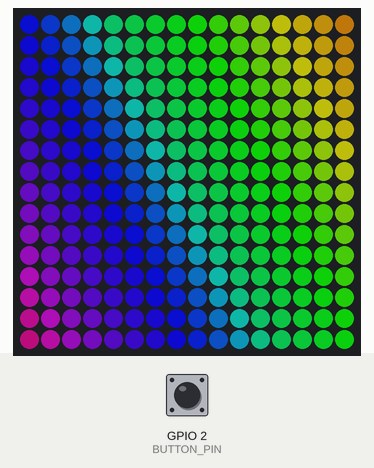
Recording of a program running on a simulated ESP32. Shown: 16×16 RGB LED matrix (first LED top left, wired row by row). Inputs (shaded band) come from the test bench; at power-on: GPIO 2 (BUTTON_PIN) HIGH. Dim RGB values are drawn brighter than linear; random numbers use the default seed unless the program sets one.

Above: at 1.3 s.
1.4 s: GPIO 2 (BUTTON_PIN) pulled LOW for 0.15 s
At 1.67 s:
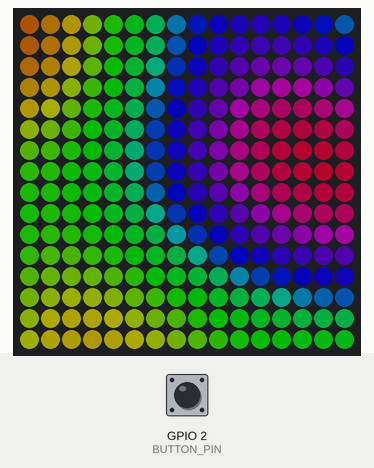
2.1 s: GPIO 2 (BUTTON_PIN) pulled LOW for 1 s
At 3.3 s:
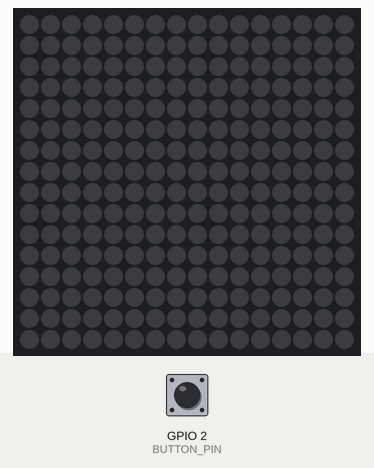
3.7 s: GPIO 2 (BUTTON_PIN) pulled LOW for 0.15 s
At 4.4 s:
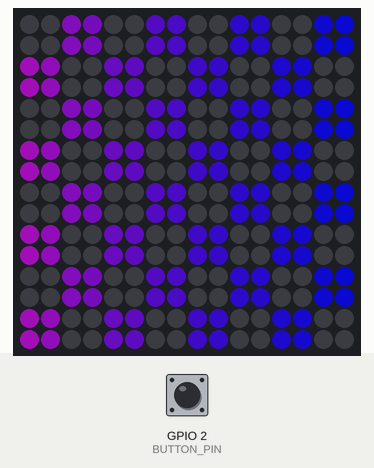
6.5 s: GPIO 2 (BUTTON_PIN) pulled LOW for 3.2 s
At 6.71 s:
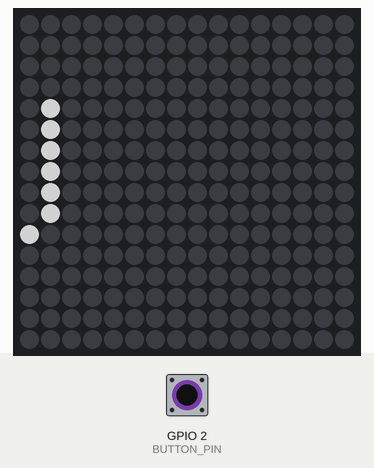
10.3 s: GPIO 2 (BUTTON_PIN) pulled LOW for 0.15 s
11.0 s: GPIO 2 (BUTTON_PIN) pulled LOW for 1 s
At 13.32 s:
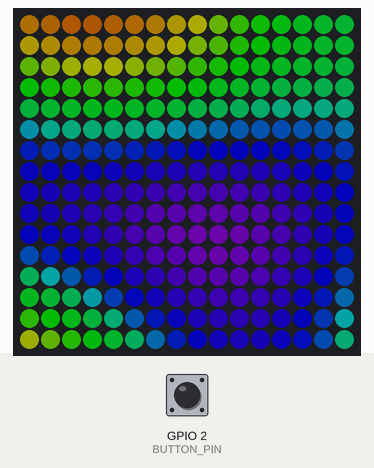

The program:

main.cpp
```cpp
#include <Arduino.h>
// Matriz 16x16 WS2812 con ESP32 (FastLED)
// Data: GPIO4 por defecto. Cambia según tu conexión.

#include <FastLED.h>

#define MATRIX_WIDTH 16
#define MATRIX_HEIGHT 16
#define NUM_LEDS (MATRIX_WIDTH * MATRIX_HEIGHT)
#define DATA_PIN 4        // pin de datos al primer LED
#define BUTTON_PIN 2      // cambiar si usas diferente
#define BRIGHTNESS 120    // reducción para no sobrecargar la fuente

CRGB leds[NUM_LEDS];

// --- Configuración de modos / botones
volatile uint8_t mode = 0;
const uint8_t MODES = 5;
unsigned long lastButtonMillis = 0;
const unsigned long debounce = 200;

// --- Variables de control de modos (para reiniciar estado al cambiar de modo)
uint8_t prevMode = 255;
bool showHolaDone = false;

// --- Mapeo XY para matriz serpentina (zig-zag)
inline uint16_t XY(uint8_t x, uint8_t y){
  if(x >= MATRIX_WIDTH || y >= MATRIX_HEIGHT) return 0;
  if(y % 2 == 0) {
    // filas pares: izquierda -> derecha
    return (y * MATRIX_WIDTH) + (MATRIX_WIDTH - 1 - x);
  } else {
    // filas impares: derecha -> izquierda
    return (y * MATRIX_WIDTH) + x;
  }
}

// ----------------- Fuente 5x7 (mapa de bytes por carácter) -----------------
// Cada carácter tiene 5 columnas (cada byte = 7 bits vertical, LSB = top row).
// Fuente estándar simplificada (A-Z + espacio).
const uint8_t font5x7[][5] = {
  // A
  {0x7C,0x12,0x11,0x12,0x7C}, // A
  {0x7F,0x49,0x49,0x49,0x36}, // B
  {0x3E,0x41,0x41,0x41,0x22}, // C
  {0x7F,0x41,0x41,0x22,0x1C}, // D
  {0x7F,0x49,0x49,0x49,0x41}, // E
  {0x7F,0x09,0x09,0x09,0x01}, // F
  {0x3E,0x41,0x49,0x49,0x7A}, // G
  {0x7F,0x08,0x08,0x08,0x7F}, // H
  {0x00,0x41,0x7F,0x41,0x00}, // I
  {0x20,0x40,0x41,0x3F,0x01}, // J
  {0x7F,0x08,0x14,0x22,0x41}, // K
  {0x7F,0x40,0x40,0x40,0x40}, // L
  {0x7F,0x02,0x0C,0x02,0x7F}, // M
  {0x7F,0x04,0x08,0x10,0x7F}, // N
  {0x3E,0x41,0x41,0x41,0x3E}, // O
  {0x7F,0x09,0x09,0x09,0x06}, // P
  {0x3E,0x41,0x51,0x21,0x5E}, // Q
  {0x7F,0x09,0x19,0x29,0x46}, // R
  {0x46,0x49,0x49,0x49,0x31}, // S
  {0x01,0x01,0x7F,0x01,0x01}, // T
  {0x3F,0x40,0x40,0x40,0x3F}, // U
  {0x1F,0x20,0x40,0x20,0x1F}, // V
  {0x3F,0x40,0x38,0x40,0x3F}, // W
  {0x63,0x14,0x08,0x14,0x63}, // X
  {0x07,0x08,0x70,0x08,0x07}, // Y
  {0x61,0x51,0x49,0x45,0x43}, // Z
  {0x00,0x00,0x00,0x00,0x00}  // espacio (index 26)
};
// helpers para índice del caracter
inline int fontIndex(char c){
  if(c >= 'A' && c <= 'Z') return c - 'A';
  if(c == ' ') return 26;
  // si no reconocido, devolver espacio
  return 26;
}

// --- Efectos originales (sin tocar mucho)
void rainbowChase(uint8_t wait){
  static uint8_t startHue = 0;
  for(uint8_t y=0;y<MATRIX_HEIGHT;y++){
    for(uint8_t x=0;x<MATRIX_WIDTH;x++){
      uint16_t i = XY(x,y);
      uint8_t hue = startHue + (x*8) + (y*4);
      leds[i] = CHSV(hue, 200, 255);
    }
  }
  startHue += 1;
  FastLED.show();
  delay(wait);
}

void plasma(uint8_t t){
  static uint16_t count = 0;
  for(uint8_t y=0;y<MATRIX_HEIGHT;y++){
    for(uint8_t x=0;x<MATRIX_WIDTH;x++){
      float v = sinf((x+count)/4.0f) + sinf((y-count)/3.0f) + sinf((x+y+count)/5.0f);
      uint8_t hue = (uint8_t)map((int)((v+3.0f)*40.0f), 0, 240, 0, 255);
      leds[XY(x,y)] = CHSV(hue, 220, 200);
    }
  }
  count += t;
  FastLED.show();
  delay(20);
}

void fireworks(){
  static CRGB fade[NUM_LEDS];
  // decay: 250 es rápido, 200 es más lento (más fácil de ver)
  const uint8_t decay = 200;
  for(int i=0;i<NUM_LEDS;i++){
    fade[i].nscale8(decay); // reduce brillo de cada frame
  }

  // frecuencia de nuevas explosiones: 0..spawnRate-1, si ==0 -> explota
  const int spawnRate = 20; // prueba con 20 (más frecuente). Pon 5 para muchas.
  if(random(0, spawnRate) == 0){
    int cx = random(2, MATRIX_WIDTH - 2);
    int cy = random(2, MATRIX_HEIGHT - 2);
    CRGB color = CHSV(random8(), 255, 255);
    for(int dx = -2; dx <= 2; dx++){
      for(int dy = -2; dy <= 2; dy++){
        int x = cx + dx;
        int y = cy + dy;
        if(x >= 0 && x < MATRIX_WIDTH && y >= 0 && y < MATRIX_HEIGHT){
          float dist = sqrtf((float)(dx*dx + dy*dy));
          int bright = 255 - int(dist * 90.0f);
          if(bright > 0){
            // CORRECCIÓN: crear copia escalada y luego sumar
            CRGB scaled = color;
            scaled.nscale8((uint8_t)bright);
            fade[XY(x,y)] += scaled;
          }
        }
      }
    }
  }

  // copiar el buffer de fade a la salida y mostrar
  for(int i=0;i<NUM_LEDS;i++) leds[i] = fade[i];
  FastLED.show();
  delay(35);
}


void checkerboard(uint8_t t){
  for(uint8_t y=0;y<MATRIX_HEIGHT;y++){
    for(uint8_t x=0;x<MATRIX_WIDTH;x++){
      bool on = ((x/2 + y/2 + (t/10)) % 2) == 0;
      uint16_t idx = XY(x,y);
      if(on){
        leds[idx] = CHSV( (uint8_t)(160 + (x*3)), 200, 255 );
      } else {
        leds[idx] = CRGB::Black;
      }
    }
  }
  FastLED.show();
  delay(40);
}

// ----------------- Funciones de texto y scroll -----------------

// Limpiar matriz
void clearMatrix(){
  for(int i=0;i<NUM_LEDS;i++) leds[i] = CRGB::Black;
}

// Dibuja un solo pixel (si está en rango)
inline void drawPixelSafe(int x, int y, CRGB color){
  if(x < 0 || x >= MATRIX_WIDTH || y < 0 || y >= MATRIX_HEIGHT) return;
  leds[XY(x,y)] = color;
}

// Dibuja texto en una posición X (sin scroll), usando la fuente 5x7.
// x0 puede ser negativo para dibujar parcialmente.
void drawTextAt(int x0, const char* text, CRGB color){
  int x = x0;
  for(size_t i=0; text[i] != '\0'; ++i){
    char c = text[i];
    if(c >= 'a' && c <= 'z') c = c - 'a' + 'A'; // convertir a mayúsculas
    int idx = fontIndex(c);
    const uint8_t *glyph = font5x7[idx];
    // 5 columnas por caracter
    for(int col=0; col<5; ++col){
      uint8_t columnBits = glyph[col];
      for(int row=0; row<7; ++row){
        if(columnBits & (1<<row)){
          // centrar verticalmente (altura 7 => empezar en (16-7)/2 = 4)
          int y = row + (MATRIX_HEIGHT - 7)/2;
          drawPixelSafe(x + col, y, color);
        }
      }
    }
    x += 6; // 5 columnas + 1 columna de espacio
  }
}

// Crea un buffer de columnas para un texto y hace scroll de derecha a izquierda.
// speed = delay en ms por paso; color = CHSV/CRGB mezcla.
void scrollMessage(const char* text, uint8_t speed, CHSV colorHSV){
  // Construir buffer dinámico de columnas (vector simple con new/delete)
  // ancho_total = (len * 5) + (len * 1)  => len*6
  int len = strlen(text);
  int totalCols = len * 6;
  uint8_t *cols = (uint8_t*)malloc(totalCols);
  if(!cols) return; // si falla la memoria, salir graciosamente
  int colIdx = 0;
  for(int i=0;i<len;i++){
    char c = text[i];
    if(c >= 'a' && c <= 'z') c = c - 'a' + 'A';
    int fi = fontIndex(c);
    const uint8_t *g = font5x7[fi];
    for(int ccol=0; ccol<5; ++ccol){
      cols[colIdx++] = g[ccol];
    }
    cols[colIdx++] = 0x00; // columna de espacio entre caracteres
  }

  // Scroll: desde offset 0 (todo a derecha) hasta totalCols + MATRIX_WIDTH para pasar fuera.
  int scrollRange = totalCols + MATRIX_WIDTH;
  for(int off = 0; off < scrollRange; ++off){
    clearMatrix();
    // para cada columna visible en la matriz (x de 0..MATRIX_WIDTH-1)
    for(int x=0; x < MATRIX_WIDTH; ++x){
      int sourceCol = off + x - MATRIX_WIDTH; // cuando sourceCol < 0 => vacío
      if(sourceCol >= 0 && sourceCol < totalCols){
        uint8_t columnBits = cols[sourceCol];
        for(int row=0; row<7; ++row){
          if(columnBits & (1<<row)){
            int y = row + (MATRIX_HEIGHT - 7)/2;
            drawPixelSafe(x, y, colorHSV);
          }
        }
      }
    }
    FastLED.show();
    delay(speed);
  }

  free(cols);
}

// Muestra "HOLA" centrado (si cabe) durante duration ms
void showHola(unsigned long duration = 2000){
  const char *msg = "HOLA";
  // calcular ancho en columnas
  int len = strlen(msg);
  int width = len * 6 - 1; // última columna de espacio opcional - se resta 1
  int x0 = (MATRIX_WIDTH - width) / 2;
  if(x0 < 0) x0 = 0;
  clearMatrix();
  drawTextAt(x0, msg, CHSV(160, 200, 255));
  FastLED.show();
  delay(duration);
}

// ----------------- Interrupción de botón (secuencial de modos) -----------------
void IRAM_ATTR handleButton(){
  unsigned long now = millis();
  if(now - lastButtonMillis < debounce) return;
  lastButtonMillis = now;
  mode = (mode + 1) % MODES;
}

// ----------------- Setup / Loop -----------------
void setup(){
  Serial.begin(115200);
  delay(100);
  FastLED.addLeds<WS2812, DATA_PIN, GRB>(leds, NUM_LEDS).setCorrection(TypicalLEDStrip);
  FastLED.setBrightness(BRIGHTNESS);
  pinMode(BUTTON_PIN, INPUT_PULLUP);
  attachInterrupt(digitalPinToInterrupt(BUTTON_PIN), handleButton, FALLING);
  randomSeed(analogRead(36));
  clearMatrix();
  FastLED.show();
}

void loop(){
  // detectar cambio de modo para reiniciar estado
  if(prevMode != mode){
    prevMode = mode;
    showHolaDone = false;
  }

  switch(mode){
    case 0:
      rainbowChase(20);
      break;
    case 1:
      plasma(1);
      break;
    case 2:
      fireworks();
      break;
    case 3:
      checkerboard(millis()/50);
      break;
    case 4:
      // scrollMessage hace un ciclo completo (entra/sale). Ejecutamos continuamente.
      scrollMessage("UPS CUENCA", 60, CHSV(0, 0, 255));
      break;
    default:
      mode = 0;
  }
}
```

Measured:
- what the display in image 3 shows lasts 0.6 s, from 4.0 s to 4.6 s
